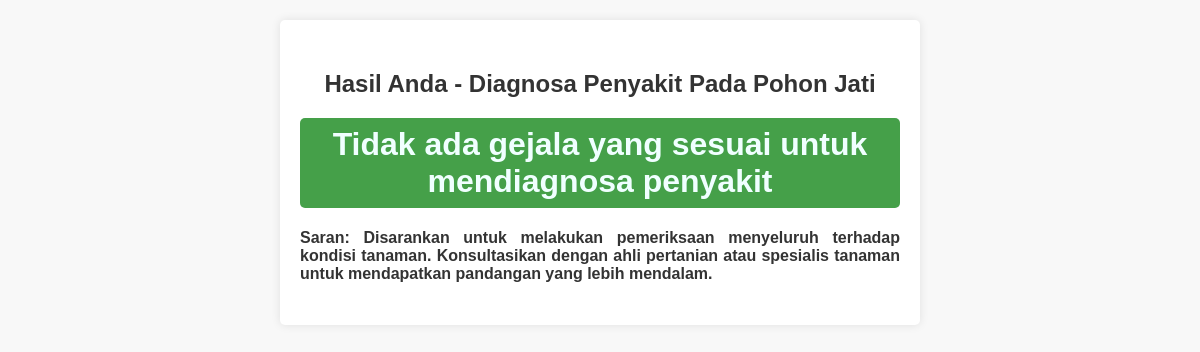
/diagnosa.php, run on the app's committed database.
### tables this page shows
CREATE TABLE `saran` (
  `id_saran` int(25) NOT NULL,
  `keterangan_saran` varchar(300) NOT NULL,
  `id_penyakit` int(25) NOT NULL
);

CREATE TABLE `penyakit` (
  `id_penyakit` int(25) NOT NULL,
  `nama_penyakit` varchar(300) NOT NULL
);

### diagnosa.php (the view, shortened to what this page needs)
<!DOCTYPE html>
<html>
<head>
    <link rel="stylesheet" type="text/css" href="style.css">
</head>
<body>
<div class="result-container">
<?php
$gejala_terpilih = [];
$id_penyakit = 0;
if (count($gejala_terpilih) > 3) {
    $id_penyakit = 3;
} else {
    $gejala_1_3_terpilih = count(array_intersect($gejala_terpilih, range(1, 3)));
    $gejala_4_6_terpilih = count(array_intersect($gejala_terpilih, range(4, 6)));
    if ($gejala_1_3_terpilih === 3) {
        $id_penyakit = 1;
    } elseif ($gejala_4_6_terpilih === 3) {
        $id_penyakit = 2;
    } else {
        $id_penyakit = 3;
    }
}
    $koneksi = mysqli_connect("localhost", "root", "", "pohonjatidb");
    $sql = "SELECT penyakit.nama_penyakit, saran.keterangan_saran
            FROM saran
            INNER JOIN penyakit ON saran.id_penyakit = penyakit.id_penyakit
            WHERE penyakit.id_penyakit = $id_penyakit";
    $result = mysqli_query($koneksi, $sql);
    if ($result && mysqli_num_rows($result) > 0) {
        $row = mysqli_fetch_assoc($result);
        $penyakit = $row['nama_penyakit'];
        $saran = $row['keterangan_saran'];
        echo "<h2>Hasil Anda - Diagnosa Penyakit Pada Pohon Jati</h2><h1>" . $penyakit . "</h1>";
        echo "<h4>Saran: " . $saran . "</h4>";
    }
    ?>
    </div>
</body>
</html>

### style.css (style rules this page uses)
body { font-family: Arial, sans-serif; background-color: #f4f4f4; margin: 0; padding: 0; }
h1 { text-align: center; color: #333; }
body { font-family: Arial, sans-serif; background-color: #f8f8f8; margin: 0; padding: 0; }
.result-container { max-width: 600px; margin: 20px auto; background-color: #fff; padding: 20px; border-radius: 5px; box-shadow: 0 0 10px rgba(0, 0, 0, 0.1); }
.result-container h2 { text-align: center; margin-top: 30px; color: #333; }
.result-container { max-width: 600px; margin: 20px auto; padding: 20px; border-radius: 5px; box-shadow: 0 0 10px rgba(0, 0, 0, 0.1); background-color: #ffffff; }
.result-container h1 { text-align: center; color: #F0FFFF; margin-top: 10px; background-color: #45a049; padding: 8px; border-radius: 5px; font-weight: bold; }
.result-container h4 { text-align: justify; color: #333; }

### data on the page
saran: id_penyakit.nama_penyakit "Tidak ada gejala yang sesuai untuk mendiagnosa penyakit", keterangan_saran "Disarankan untuk melakukan pemeriksaan menyeluruh terhadap kondisi tanaman. Konsultasikan dengan ahli pertanian atau spesialis tanaman untuk mendapatkan pandangan yang lebih mendalam."
